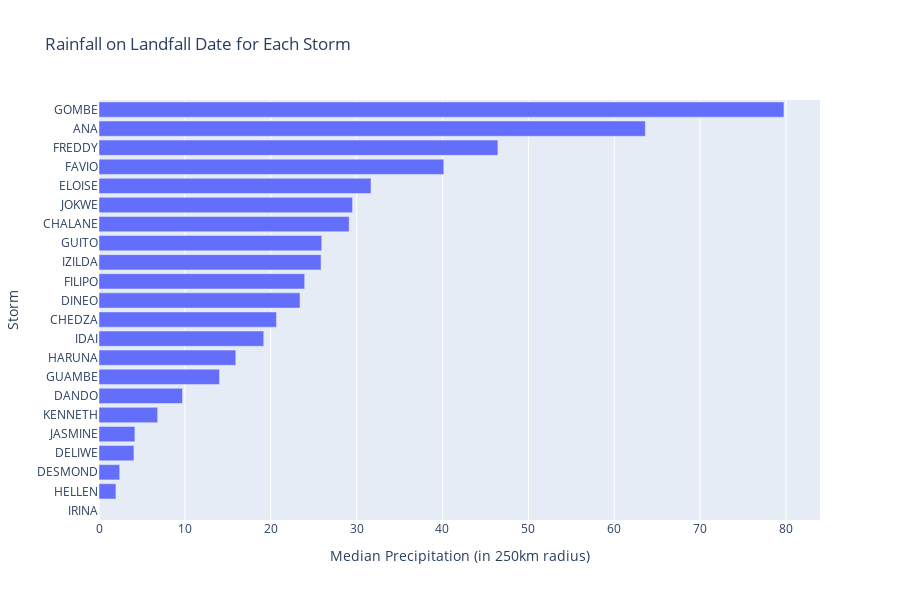

Here is the notebook cell this chart was saved with:
### Markdown cell above
## Rainfall by Storm

### Code cell
# Filter data for time_step = 0
df_time_step_0 = df_imerg[df_imerg["time_step"] == 0]

# Sort the values by median_precip_250km in descending order
df_time_step_0_sorted = df_time_step_0.sort_values(
    by="median_precip_250km", ascending=False
)

# Plot with Plotly
fig = px.bar(
    df_time_step_0_sorted,
    x="median_precip_250km",
    y="storm",
    title="Rainfall on Landfall Date for Each Storm",
    labels={
        "storm": "Storm",
        "median_precip_250km": "Median Precipitation (in 250km radius)",
    },
    orientation="h",
)
fig.update_layout(yaxis={"categoryorder": "total ascending"}, height=600)
fig.show()

### Figure 1 — Plotly figure (JSON) as saved in the notebook; plotly's stock layout.template omitted (floating-point values rounded to 4 significant figures)
{"data": [{"alignmentgroup": "True", "hovertemplate": "Median Precipitation (in 250km radius)=%{x}<br>Storm=%{y}<extra></extra>", "legendgroup": "", "marker": {"color": "#636efa", "pattern": {"shape": ""}}, "name": "", "offsetgroup": "", "orientation": "h", "showlegend": false, "textposition": "auto", "type": "bar", "x": [79.76, 63.62, 46.45, 40.15, 31.68, 29.52, 29.13, 25.94, 25.86, 23.95, 23.41, 20.67, 19.19, 15.93, 14.03, 9.723, 6.832, 4.18, 4.068, 2.41, 1.972, 0], "xaxis": "x", "y": ["GOMBE", "ANA", "FREDDY", "FAVIO", "ELOISE", "JOKWE", "CHALANE", "GUITO", "IZILDA", "FILIPO", "DINEO", "CHEDZA", "IDAI", "HARUNA", "GUAMBE", "DANDO", "KENNETH", "JASMINE", "DELIWE", "DESMOND", "HELLEN", "IRINA"], "yaxis": "y"}], "layout": {"barmode": "relative", "height": 600, "legend": {"tracegroupgap": 0}, "title": {"text": "Rainfall on Landfall Date for Each Storm"}, "xaxis": {"anchor": "y", "domain": [0, 1], "title": {"text": "Median Precipitation (in 250km radius)"}}, "yaxis": {"anchor": "x", "categoryorder": "total ascending", "domain": [0, 1], "title": {"text": "Storm"}}}}
